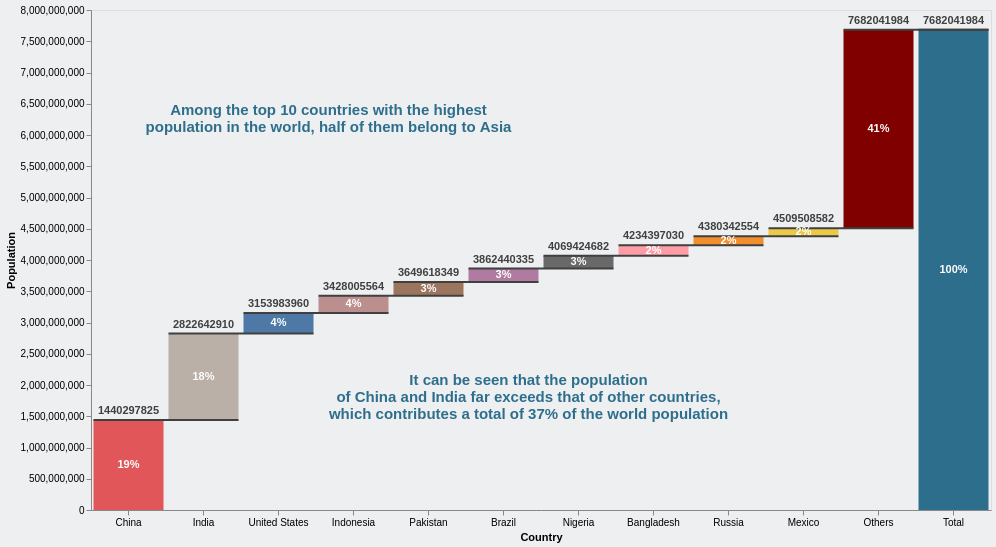

Specify this chart in Vega-Lite:
### Vega-Lite specification from a JSON file in a GitHub repository (floating-point values rounded to 4 significant figures)
{"$schema": "https://vega.github.io/schema/vega-lite/v5.json", "data": {"values": [{"label": "China", "amount": 1440297825, "percentage": 0.1875, "continent": "Asia"}, {"label": "India", "amount": 1382345085, "percentage": 0.1799, "continent": "Asia"}, {"label": "United States", "amount": 331341050, "percentage": 0.04313, "continent": "North America"}, {"label": "Indonesia", "amount": 274021604, "percentage": 0.03567, "continent": "Asia"}, {"label": "Pakistan", "amount": 221612785, "percentage": 0.02885, "continent": "Asia"}, {"label": "Brazil", "amount": 212821986, "percentage": 0.0277, "continent": "South America"}, {"label": "Nigeria", "amount": 206984347, "percentage": 0.02694, "continent": "Africa"}, {"label": "Bangladesh", "amount": 164972348, "percentage": 0.02148, "continent": "Asia"}, {"label": "Russia", "amount": 145945524, "percentage": 0.019, "continent": "Europe"}, {"label": "Mexico", "amount": 129166028, "percentage": 0.01681, "continent": "North America"}, {"label": "Others", "amount": 3172533402, "percentage": 0.413, "continent": "All"}, {"label": "Total", "amount": 0, "percentage": 1.0, "continent": "None"}]}, "width": 900, "height": 500, "transform": [{"window": [{"op": "sum", "field": "amount", "as": "sum"}]}, {"window": [{"op": "lead", "field": "label", "as": "lead"}]}, {"calculate": "datum.lead === null ? datum.label : datum.lead", "as": "lead"}, {"calculate": "datum.label === 'Total' ? 0 : datum.sum - datum.amount", "as": "previous_sum"}, {"calculate": "datum.label === 'Total' ? datum.sum : datum.amount", "as": "amount"}, {"calculate": "(datum.label !== 'Total' && datum.amount > 0 ? '+' : '') + datum.amount", "as": "text_amount"}, {"calculate": "(datum.sum + datum.previous_sum) / 2", "as": "center"}, {"calculate": "datum.sum < datum.previous_sum ? datum.sum : ''", "as": "sum_dec"}, {"calculate": "datum.sum > datum.previous_sum ? datum.sum : ''", "as": "sum_inc"}], "encoding": {"x": {"field": "label", "type": "ordinal", "sort": null, "axis": {"labelAngle": 0, "title": "Country"}}}, "layer": [{"params": [{"name": "hover", "select": {"type": "point", "on": "mouseover"}}], "mark": {"type": "bar", "size": 70}, "encoding": {"y": {"field": "previous_sum", "type": "quantitative", "title": "Population", "axis": {"grid": false}}, "y2": {"field": "sum"}, "color": {"field": "label", "type": "nominal", "scale": {"domain": ["Bangladesh", "Brazil", "China", "Indonesia", "India", "Mexico", "Nigeria", "Pakistan", "Russia", "United States", "Others", "Total"], "range": ["#FF9DA7", "#B07AA1", "#E15759 ", "#BC8F8F", "#BAB0A7", "#EDC948", "#696969", "#9C755F", "#F28E2B", "#4E79A7", "#800000", "#2E6E8D"]}, "legend": null}, "tooltip": [{"field": "label", "type": "nominal", "title": "Country"}, {"field": "amount", "type": "quantitative", "title": "Population"}, {"field": "percentage", "type": "quantitative", "title": "Percentage", "format": ".0%"}, {"field": "continent", "type": "nominal", "title": "Continent"}], "strokeWidth": {"condition": [{"param": "hover", "empty": false, "value": 1}], "value": 0.3}, "opacity": {"condition": {"param": "hover", "value": 1}, "value": 0.7}}}, {"mark": {"type": "rule", "color": "#404040", "opacity": 1, "strokeWidth": 2, "xOffset": -35, "x2Offset": 35}, "encoding": {"x2": {"field": "lead"}, "y": {"field": "sum", "type": "quantitative"}}}, {"mark": {"type": "text", "dy": -4, "baseline": "bottom"}, "encoding": {"y": {"field": "sum_inc", "type": "quantitative"}, "text": {"field": "sum_inc", "type": "nominal"}}}, {"mark": {"type": "text", "dy": 4, "baseline": "top"}, "encoding": {"y": {"field": "sum_dec", "type": "quantitative"}, "text": {"field": "sum_dec", "type": "nominal"}}}, {"mark": {"type": "text", "fontWeight": "bold", "baseline": "middle"}, "encoding": {"y": {"field": "center", "type": "quantitative"}, "text": {"field": "percentage", "type": "quantitative", "format": ".0%"}, "color": {"condition": [{"test": "datum.label === 'Total'", "value": "white"}], "value": "white"}}}, {"transform": [{"filter": "datum.label == 'China'"}, {"calculate": "'Among the top 10 countries with the highest; population in the world, half of them belong to Asia'", "as": "text_annotation_raw"}, {"calculate": "split(datum.text_annotation_raw,';')", "as": "text_annotation"}], "mark": {"type": "text", "fontWeight": "bold", "dx": 200, "dy": -150}, "encoding": {"text": {"field": "text_annotation"}, "color": {"value": "#2E6E8D"}, "size": {"value": 15}}}, {"transform": [{"filter": "datum.label == 'China'"}, {"calculate": "'It can be seen that the population ; of China and India far exceeds that of other countries,; which contributes a total of 37% of the world population'", "as": "text_annotation_raw"}, {"calculate": "split(datum.text_annotation_raw,';')", "as": "text_annotation"}], "mark": {"type": "text", "fontWeight": "bold", "dx": 400, "dy": 120}, "encoding": {"text": {"field": "text_annotation"}, "color": {"value": "#2E6E8D"}, "size": {"value": 15}}}], "config": {"text": {"fontWeight": "bold", "color": "#404040"}, "background": "#EDEFF0"}}
